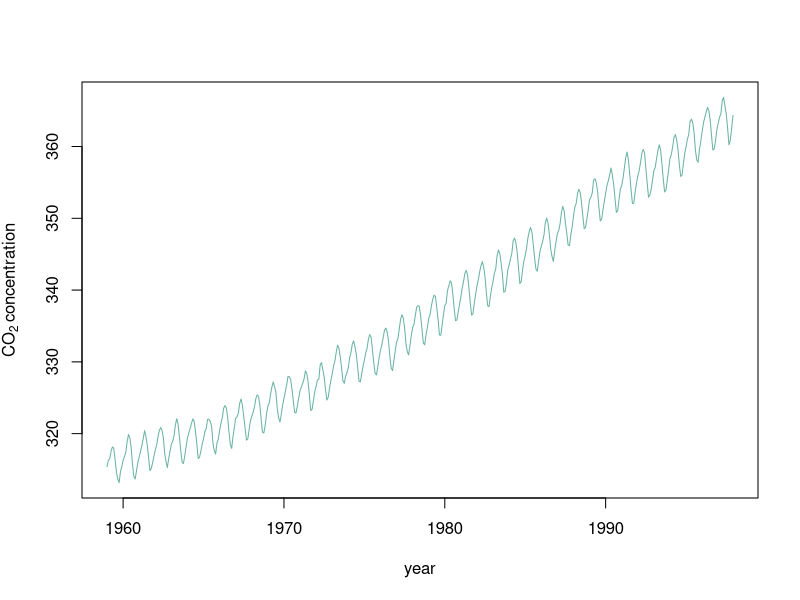

Recreate this plot in R.
# Time series in R

data(co2)

plot(co2, col = "#69b3a2", xlab = "year", 
    ylab = expression(CO[2] ~ concentration))
